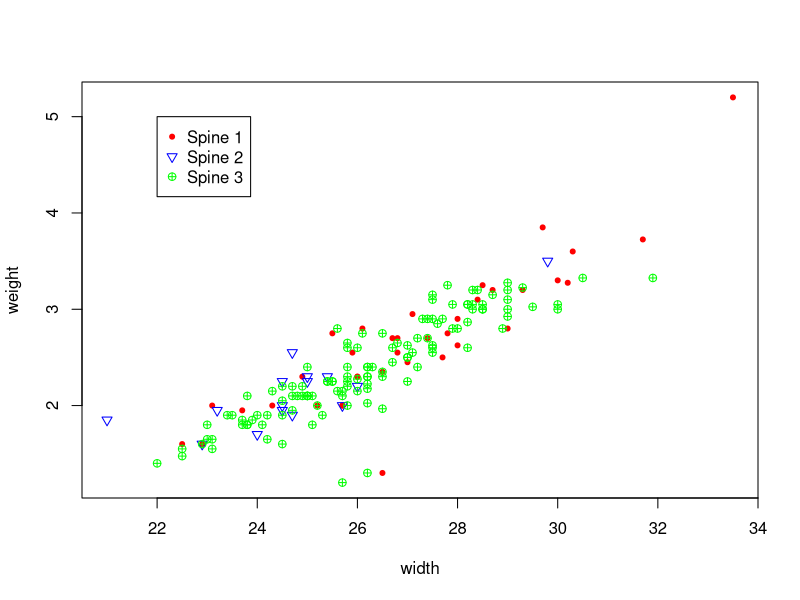

Here is the R script that generated this plot:
setwd("C:\\Users\\Keck\\Documents\\GitHub\\devcontainers-rstudio\\NUS Stuff\\DSA1101\\Data")
# setwd("C:\\Users\\five8\\Documents\\GitHub\\devcontainers-rstudio\\NUS Stuff\\DSA1101\\Data")

crab <- read.csv('crab.csv')
crab$spine <- factor(crab$spine)
attach(crab)

plot(width, weight, type='n')
points(width[spine==1], weight[spine==1], col='red', pch = 20)
points(width[spine==2], weight[spine==2], col='blue', pch = 6)
points(width[spine==3], weight[spine==3], col='green', pch = 10)
legend(22, 5, legend=c("Spine 1", "Spine 2", "Spine 3"),
       col=c("red", "blue", "green"), pch=c(20, 6, 10)) # Coordinate for legend

M <- lm(weight ~ width + spine, data=crab)
summary(M)$r.squared
summary(M)$adj.r.squared

# For spine good condition: weight = −3.93 + 0.244width + 0.05540 - 0.0697(0)
# For spine broken: weight = −3.93 + 0.244width  + 0.0554(0) - 0.0697
# Diff = 0.0697

predict(M, newdata=data.frame(width=27,spine="3"))
predict(M, newdata=data.frame(width=27,spine="2"))



